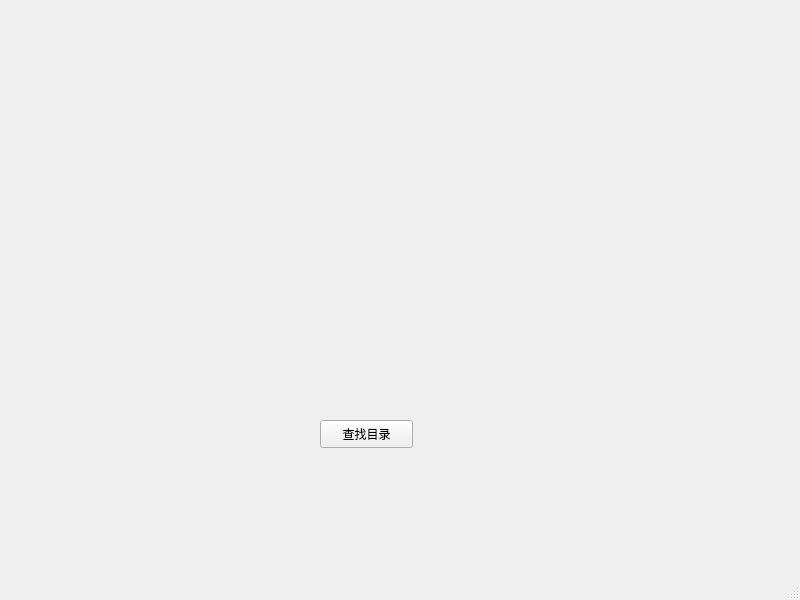
<?xml version="1.0" encoding="UTF-8"?>
<ui version="4.0">
 <class>winUploadAli</class>
 <widget class="QMainWindow" name="winUploadAli">
  <property name="geometry">
   <rect>
    <x>0</x>
    <y>0</y>
    <width>800</width>
    <height>600</height>
   </rect>
  </property>
  <property name="windowTitle">
   <string>MainWindow</string>
  </property>
  <widget class="QWidget" name="centralwidget">
   <widget class="QPushButton" name="btnSearchFile">
    <property name="geometry">
     <rect>
      <x>320</x>
      <y>420</y>
      <width>93</width>
      <height>28</height>
     </rect>
    </property>
    <property name="text">
     <string>查找目录</string>
    </property>
   </widget>
  </widget>
  <widget class="QMenuBar" name="menubar">
   <property name="geometry">
    <rect>
     <x>0</x>
     <y>0</y>
     <width>800</width>
     <height>26</height>
    </rect>
   </property>
  </widget>
  <widget class="QStatusBar" name="statusbar"/>
 </widget>
 <resources/>
 <connections/>
</ui>
